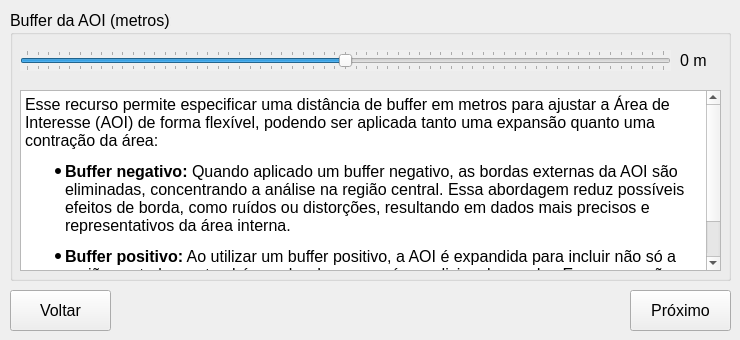
   <widget class="QWidget" name="tab_9">
    <attribute name="title">
     <string>Passo 7</string>
    </attribute>
    <widget class="QPushButton" name="QPushButton_back_6">
     <property name="enabled">
      <bool>true</bool>
     </property>
     <property name="geometry">
      <rect>
       <x>10</x>
       <y>290</y>
       <width>101</width>
       <height>41</height>
      </rect>
     </property>
     <property name="font">
      <font>
       <pointsize>12</pointsize>
      </font>
     </property>
     <property name="text">
      <string>Voltar</string>
     </property>
     <property name="icon">
      <iconset>
       <normaloff>../medias/icons8-back-button-50.png</normaloff>../medias/icons8-back-button-50.png</iconset>
     </property>
    </widget>
    <widget class="QPushButton" name="QPushButton_next_6">
     <property name="geometry">
      <rect>
       <x>630</x>
       <y>290</y>
       <width>101</width>
       <height>41</height>
      </rect>
     </property>
     <property name="font">
      <font>
       <pointsize>12</pointsize>
      </font>
     </property>
     <property name="text">
      <string>Próximo</string>
     </property>
     <property name="icon">
      <iconset>
       <normaloff>../medias/icons8-forward-button-50.png</normaloff>../medias/icons8-forward-button-50.png</iconset>
     </property>
    </widget>
    <widget class="QGroupBox" name="groupBox_28">
     <property name="geometry">
      <rect>
       <x>10</x>
       <y>10</y>
       <width>721</width>
       <height>271</height>
      </rect>
     </property>
     <property name="font">
      <font>
       <pointsize>12</pointsize>
      </font>
     </property>
     <property name="title">
      <string>Buffer da AOI (metros):</string>
     </property>
     <widget class="QTextBrowser" name="textBrowser_11">
      <property name="geometry">
       <rect>
        <x>10</x>
        <y>80</y>
        <width>701</width>
        <height>181</height>
       </rect>
      </property>
      <property name="font">
       <font>
        <pointsize>12</pointsize>
       </font>
      </property>
      <property name="html">
       <string>&lt;!DOCTYPE HTML PUBLIC &quot;-//W3C//DTD HTML 4.0//EN&quot; &quot;http://www.w3.org/TR/REC-html40/strict.dtd&quot;&gt;
&lt;html&gt;&lt;head&gt;&lt;meta name=&quot;qrichtext&quot; content=&quot;1&quot; /&gt;&lt;style type=&quot;text/css&quot;&gt;
p, li { white-space: pre-wrap; }
&lt;/style&gt;&lt;/head&gt;&lt;body style=&quot; font-family:'MS Shell Dlg 2'; font-size:12pt; font-weight:400; font-style:normal;&quot;&gt;
&lt;p style=&quot; margin-top:12px; margin-bottom:12px; margin-left:0px; margin-right:0px; -qt-block-indent:0; text-indent:0px;&quot;&gt;Esse recurso permite especificar uma distância de buffer em metros para ajustar a Área de Interesse (AOI) de forma flexível, podendo ser aplicada tanto uma expansão quanto uma contração da área:&lt;/p&gt;
&lt;ul style=&quot;margin-top: 0px; margin-bottom: 0px; margin-left: 0px; margin-right: 0px; -qt-list-indent: 1;&quot;&gt;&lt;li style=&quot;&quot; style=&quot; margin-top:12px; margin-bottom:12px; margin-left:0px; margin-right:0px; -qt-block-indent:0; text-indent:0px;&quot;&gt;&lt;span style=&quot; font-weight:600;&quot;&gt;Buffer negativo:&lt;/span&gt; Quando aplicado um buffer negativo, as bordas externas da AOI são eliminadas, concentrando a análise na região central. Essa abordagem reduz possíveis efeitos de borda, como ruídos ou distorções, resultando em dados mais precisos e representativos da área interna.&lt;/li&gt;
&lt;li style=&quot;&quot; style=&quot; margin-top:12px; margin-bottom:12px; margin-left:0px; margin-right:0px; -qt-block-indent:0; text-indent:0px;&quot;&gt;&lt;span style=&quot; font-weight:600;&quot;&gt;Buffer positivo:&lt;/span&gt; Ao utilizar um buffer positivo, a AOI é expandida para incluir não só a região central, mas também as bordas e uma área adicional ao redor. Essa expansão pode ser útil para capturar informações contextuais ou para garantir que pequenas imprecisões na delimitação não excluam partes relevantes dos dados.&lt;/li&gt;&lt;/ul&gt;&lt;/body&gt;&lt;/html&gt;</string>
      </property>
     </widget>
     <widget class="QLabel" name="label_buffer">
      <property name="geometry">
       <rect>
        <x>670</x>
        <y>40</y>
        <width>51</width>
        <height>21</height>
       </rect>
      </property>
      <property name="font">
       <font>
        <pointsize>12</pointsize>
       </font>
      </property>
      <property name="text">
       <string>0 m</string>
      </property>
     </widget>
     <widget class="QSlider" name="horizontalSlider_buffer">
      <property name="enabled">
       <bool>true</bool>
      </property>
      <property name="geometry">
       <rect>
        <x>10</x>
        <y>40</y>
        <width>651</width>
        <height>21</height>
       </rect>
      </property>
      <property name="autoFillBackground">
       <bool>true</bool>
      </property>
      <property name="minimum">
       <number>-300</number>
      </property>
      <property name="maximum">
       <number>300</number>
      </property>
      <property name="singleStep">
       <number>10</number>
      </property>
      <property name="pageStep">
       <number>10</number>
      </property>
      <property name="value">
       <number>0</number>
      </property>
      <property name="sliderPosition">
       <number>0</number>
      </property>
      <property name="orientation">
       <enum>Qt::Horizontal</enum>
      </property>
      <property name="tickPosition">
       <enum>QSlider::TicksBothSides</enum>
      </property>
     </widget>
    </widget>
   </widget>
